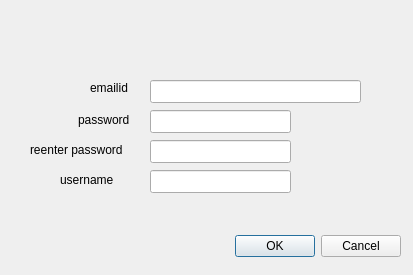
<?xml version="1.0" encoding="UTF-8"?>
<ui version="4.0">
 <class>addUserDialog</class>
 <widget class="QDialog" name="addUserDialog">
  <property name="geometry">
   <rect>
    <x>0</x>
    <y>0</y>
    <width>413</width>
    <height>275</height>
   </rect>
  </property>
  <property name="windowTitle">
   <string>Add user</string>
  </property>
  <widget class="QDialogButtonBox" name="buttonBox">
   <property name="geometry">
    <rect>
     <x>100</x>
     <y>230</y>
     <width>301</width>
     <height>32</height>
    </rect>
   </property>
   <property name="orientation">
    <enum>Qt::Horizontal</enum>
   </property>
   <property name="standardButtons">
    <set>QDialogButtonBox::Cancel|QDialogButtonBox::Ok</set>
   </property>
  </widget>
  <widget class="QLabel" name="label">
   <property name="geometry">
    <rect>
     <x>90</x>
     <y>80</y>
     <width>59</width>
     <height>15</height>
    </rect>
   </property>
   <property name="text">
    <string>emailid</string>
   </property>
  </widget>
  <widget class="QLabel" name="label_2">
   <property name="geometry">
    <rect>
     <x>78</x>
     <y>110</y>
     <width>71</width>
     <height>20</height>
    </rect>
   </property>
   <property name="text">
    <string>password</string>
   </property>
  </widget>
  <widget class="QLabel" name="label_3">
   <property name="geometry">
    <rect>
     <x>30</x>
     <y>140</y>
     <width>111</width>
     <height>20</height>
    </rect>
   </property>
   <property name="text">
    <string>reenter password</string>
   </property>
  </widget>
  <widget class="QLabel" name="label_4">
   <property name="geometry">
    <rect>
     <x>60</x>
     <y>170</y>
     <width>81</width>
     <height>20</height>
    </rect>
   </property>
   <property name="text">
    <string>username</string>
   </property>
  </widget>
  <widget class="QLineEdit" name="emailid">
   <property name="geometry">
    <rect>
     <x>150</x>
     <y>80</y>
     <width>211</width>
     <height>23</height>
    </rect>
   </property>
  </widget>
  <widget class="QLineEdit" name="password">
   <property name="geometry">
    <rect>
     <x>150</x>
     <y>110</y>
     <width>141</width>
     <height>23</height>
    </rect>
   </property>
  </widget>
  <widget class="QLineEdit" name="rePassword">
   <property name="geometry">
    <rect>
     <x>150</x>
     <y>140</y>
     <width>141</width>
     <height>23</height>
    </rect>
   </property>
  </widget>
  <widget class="QLineEdit" name="username">
   <property name="geometry">
    <rect>
     <x>150</x>
     <y>170</y>
     <width>141</width>
     <height>23</height>
    </rect>
   </property>
  </widget>
 </widget>
 <resources/>
 <connections>
  <connection>
   <sender>buttonBox</sender>
   <signal>accepted()</signal>
   <receiver>addUserDialog</receiver>
   <slot>accept()</slot>
   <hints>
    <hint type="sourcelabel">
     <x>248</x>
     <y>254</y>
    </hint>
    <hint type="destinationlabel">
     <x>157</x>
     <y>274</y>
    </hint>
   </hints>
  </connection>
  <connection>
   <sender>buttonBox</sender>
   <signal>rejected()</signal>
   <receiver>addUserDialog</receiver>
   <slot>reject()</slot>
   <hints>
    <hint type="sourcelabel">
     <x>316</x>
     <y>260</y>
    </hint>
    <hint type="destinationlabel">
     <x>286</x>
     <y>274</y>
    </hint>
   </hints>
  </connection>
 </connections>
</ui>
